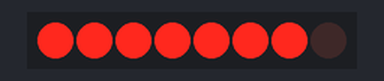
Recording of a sketch running on a simulated Arduino Uno, built with avr-gcc and run on an emulated ATmega328P. Shown: 8 shift-register outputs drawn as a row of LEDs (first output left, lit = HIGH). Wiring (inferred from the names in the program): shift register (74HC595): data pin 4; shift clock pin 3; latch pin 6. Wiring (inferred from the signals the program sends): row of LEDs: on Q0, Q1, Q2, Q3, Q4, Q5, Q6, Q7.

Above: at 0.64 s.
At 6.34 s:
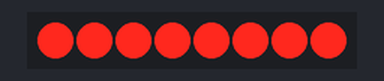
At 9.4 s:
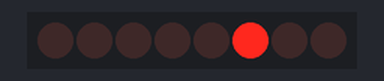
At 20.25 s:
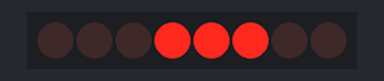
At 28.49 s:
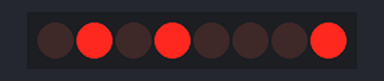
At 37.81 s:
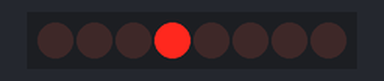
Timing chart, 0 to 40.0 s (numbered marks = the images above):
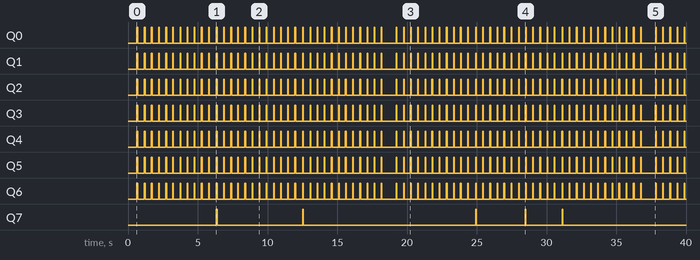

The sketch:

TextAndLines.ino
```cpp
#define PIN_SCE   6
#define PIN_RESET 7
#define PIN_DC    5  // LCD Dat/Com. Pin 5
#define PIN_SDIN  4  // LCD SPIDat . Pin 6
#define PIN_SCLK  3  // LCD SPIClk . Pin 4
                     // LCD Gnd .... Pin 2
                     // LCD Vcc .... Pin 8
                     // LCD Vlcd ... Pin 7

#define LCD_C     LOW
#define LCD_D     HIGH

#define LCD_X     84
#define LCD_Y     48
#define LCD_CMD   0

int a = 0;

static const byte ASCII[][5] =
{
 {0x00, 0x00, 0x00, 0x00, 0x00} // 20
,{0x00, 0x00, 0x5f, 0x00, 0x00} // 21 !
,{0x00, 0x07, 0x00, 0x07, 0x00} // 22 "
,{0x14, 0x7f, 0x14, 0x7f, 0x14} // 23 #
,{0x24, 0x2a, 0x7f, 0x2a, 0x12} // 24 $
,{0x23, 0x13, 0x08, 0x64, 0x62} // 25 %
,{0x36, 0x49, 0x55, 0x22, 0x50} // 26 &
,{0x00, 0x05, 0x03, 0x00, 0x00} // 27 '
,{0x00, 0x1c, 0x22, 0x41, 0x00} // 28 (
,{0x00, 0x41, 0x22, 0x1c, 0x00} // 29 )
,{0x14, 0x08, 0x3e, 0x08, 0x14} // 2a *
,{0x08, 0x08, 0x3e, 0x08, 0x08} // 2b +
,{0x00, 0x50, 0x30, 0x00, 0x00} // 2c ,
,{0x08, 0x08, 0x08, 0x08, 0x08} // 2d -
,{0x00, 0x60, 0x60, 0x00, 0x00} // 2e .
,{0x20, 0x10, 0x08, 0x04, 0x02} // 2f /
,{0x3e, 0x51, 0x49, 0x45, 0x3e} // 30 0
,{0x00, 0x42, 0x7f, 0x40, 0x00} // 31 1
,{0x42, 0x61, 0x51, 0x49, 0x46} // 32 2
,{0x21, 0x41, 0x45, 0x4b, 0x31} // 33 3
,{0x18, 0x14, 0x12, 0x7f, 0x10} // 34 4
,{0x27, 0x45, 0x45, 0x45, 0x39} // 35 5
,{0x3c, 0x4a, 0x49, 0x49, 0x30} // 36 6
,{0x01, 0x71, 0x09, 0x05, 0x03} // 37 7
,{0x36, 0x49, 0x49, 0x49, 0x36} // 38 8
,{0x06, 0x49, 0x49, 0x29, 0x1e} // 39 9
,{0x00, 0x36, 0x36, 0x00, 0x00} // 3a :
,{0x00, 0x56, 0x36, 0x00, 0x00} // 3b ;
,{0x08, 0x14, 0x22, 0x41, 0x00} // 3c <
,{0x14, 0x14, 0x14, 0x14, 0x14} // 3d =
,{0x00, 0x41, 0x22, 0x14, 0x08} // 3e >
,{0x02, 0x01, 0x51, 0x09, 0x06} // 3f ?
,{0x32, 0x49, 0x79, 0x41, 0x3e} // 40 @
,{0x7e, 0x11, 0x11, 0x11, 0x7e} // 41 A
,{0x7f, 0x49, 0x49, 0x49, 0x36} // 42 B
,{0x3e, 0x41, 0x41, 0x41, 0x22} // 43 C
,{0x7f, 0x41, 0x41, 0x22, 0x1c} // 44 D
,{0x7f, 0x49, 0x49, 0x49, 0x41} // 45 E
,{0x7f, 0x09, 0x09, 0x09, 0x01} // 46 F
,{0x3e, 0x41, 0x49, 0x49, 0x7a} // 47 G
,{0x7f, 0x08, 0x08, 0x08, 0x7f} // 48 H
,{0x00, 0x41, 0x7f, 0x41, 0x00} // 49 I
,{0x20, 0x40, 0x41, 0x3f, 0x01} // 4a J
,{0x7f, 0x08, 0x14, 0x22, 0x41} // 4b K
,{0x7f, 0x40, 0x40, 0x40, 0x40} // 4c L
,{0x7f, 0x02, 0x0c, 0x02, 0x7f} // 4d M
,{0x7f, 0x04, 0x08, 0x10, 0x7f} // 4e N
,{0x3e, 0x41, 0x41, 0x41, 0x3e} // 4f O
,{0x7f, 0x09, 0x09, 0x09, 0x06} // 50 P
,{0x3e, 0x41, 0x51, 0x21, 0x5e} // 51 Q
,{0x7f, 0x09, 0x19, 0x29, 0x46} // 52 R
,{0x46, 0x49, 0x49, 0x49, 0x31} // 53 S
,{0x01, 0x01, 0x7f, 0x01, 0x01} // 54 T
,{0x3f, 0x40, 0x40, 0x40, 0x3f} // 55 U
,{0x1f, 0x20, 0x40, 0x20, 0x1f} // 56 V
,{0x3f, 0x40, 0x38, 0x40, 0x3f} // 57 W
,{0x63, 0x14, 0x08, 0x14, 0x63} // 58 X
,{0x07, 0x08, 0x70, 0x08, 0x07} // 59 Y
,{0x61, 0x51, 0x49, 0x45, 0x43} // 5a Z
,{0x00, 0x7f, 0x41, 0x41, 0x00} // 5b [
,{0x02, 0x04, 0x08, 0x10, 0x20} // 5c ¥
,{0x00, 0x41, 0x41, 0x7f, 0x00} // 5d ]
,{0x04, 0x02, 0x01, 0x02, 0x04} // 5e ^
,{0x40, 0x40, 0x40, 0x40, 0x40} // 5f _
,{0x00, 0x01, 0x02, 0x04, 0x00} // 60 `
,{0x20, 0x54, 0x54, 0x54, 0x78} // 61 a
,{0x7f, 0x48, 0x44, 0x44, 0x38} // 62 b
,{0x38, 0x44, 0x44, 0x44, 0x20} // 63 c
,{0x38, 0x44, 0x44, 0x48, 0x7f} // 64 d
,{0x38, 0x54, 0x54, 0x54, 0x18} // 65 e
,{0x08, 0x7e, 0x09, 0x01, 0x02} // 66 f
,{0x0c, 0x52, 0x52, 0x52, 0x3e} // 67 g
,{0x7f, 0x08, 0x04, 0x04, 0x78} // 68 h
,{0x00, 0x44, 0x7d, 0x40, 0x00} // 69 i
,{0x20, 0x40, 0x44, 0x3d, 0x00} // 6a j
,{0x7f, 0x10, 0x28, 0x44, 0x00} // 6b k
,{0x00, 0x41, 0x7f, 0x40, 0x00} // 6c l
,{0x7c, 0x04, 0x18, 0x04, 0x78} // 6d m
,{0x7c, 0x08, 0x04, 0x04, 0x78} // 6e n
,{0x38, 0x44, 0x44, 0x44, 0x38} // 6f o
,{0x7c, 0x14, 0x14, 0x14, 0x08} // 70 p
,{0x08, 0x14, 0x14, 0x18, 0x7c} // 71 q
,{0x7c, 0x08, 0x04, 0x04, 0x08} // 72 r
,{0x48, 0x54, 0x54, 0x54, 0x20} // 73 s
,{0x04, 0x3f, 0x44, 0x40, 0x20} // 74 t
,{0x3c, 0x40, 0x40, 0x20, 0x7c} // 75 u
,{0x1c, 0x20, 0x40, 0x20, 0x1c} // 76 v
,{0x3c, 0x40, 0x30, 0x40, 0x3c} // 77 w
,{0x44, 0x28, 0x10, 0x28, 0x44} // 78 x
,{0x0c, 0x50, 0x50, 0x50, 0x3c} // 79 y
,{0x44, 0x64, 0x54, 0x4c, 0x44} // 7a z
,{0x00, 0x08, 0x36, 0x41, 0x00} // 7b {
,{0x00, 0x00, 0x7f, 0x00, 0x00} // 7c |
,{0x00, 0x41, 0x36, 0x08, 0x00} // 7d }
,{0x10, 0x08, 0x08, 0x10, 0x08} // 7e ←
,{0x00, 0x06, 0x09, 0x09, 0x06} // 7f →
};


void LcdCharacter(char character)
{
  LcdWrite(LCD_D, 0x00);
  for (int index = 0; index < 5; index++)
  {
    LcdWrite(LCD_D, ASCII[character - 0x20][index]);
  }
  LcdWrite(LCD_D, 0x00);
}

void LcdClear(void)
{
  for (int index = 0; index < LCD_X * LCD_Y / 8; index++)
  {
    LcdWrite(LCD_D, 0x00);
  }
}

void LcdInitialise(void)
{
  pinMode(PIN_SCE,   OUTPUT);
  pinMode(PIN_RESET, OUTPUT);
  pinMode(PIN_DC,    OUTPUT);
  pinMode(PIN_SDIN,  OUTPUT);
  pinMode(PIN_SCLK,  OUTPUT);

  digitalWrite(PIN_RESET, LOW);
 // delay(1);
  digitalWrite(PIN_RESET, HIGH);

  LcdWrite( LCD_CMD, 0x21 );  // LCD Extended Commands.
  LcdWrite( LCD_CMD, 0xBf );  // Set LCD Vop (Contrast). //B1
  LcdWrite( LCD_CMD, 0x04 );  // Set Temp coefficent. //0x04
  LcdWrite( LCD_CMD, 0x14 );  // LCD bias mode 1:48. //0x13
  LcdWrite( LCD_CMD, 0x0C );  // LCD in normal mode. 0x0d for inverse
  LcdWrite(LCD_C, 0x20);
  LcdWrite(LCD_C, 0x0C);
}

void LcdString(char *characters)
{
  while (*characters)
  {
    LcdCharacter(*characters++);
  }
}

void LcdWrite(byte dc, byte data)
{
  digitalWrite(PIN_DC, dc);
  digitalWrite(PIN_SCE, LOW);
  shiftOut(PIN_SDIN, PIN_SCLK, MSBFIRST, data);
  digitalWrite(PIN_SCE, HIGH);
}

// gotoXY routine to position cursor
// x - range: 0 to 84
// y - range: 0 to 5

void gotoXY(int x, int y)
{
  LcdWrite( 0, 0x80 | x);  // Column.
  LcdWrite( 0, 0x40 | y);  // Row.

}


void drawLine(void)
{
  unsigned char  j;
   for(j=0; j<84; j++) // top
	{
          gotoXY (j,0);
	  LcdWrite (1,0x01);
  }
  for(j=0; j<84; j++) //Bottom
	{
          gotoXY (j,5);
	  LcdWrite (1,0x80);
  }

  for(j=0; j<6; j++) // Right
	{
          gotoXY (83,j);
	  LcdWrite (1,0xff);
  }
	for(j=0; j<6; j++) // Left
	{
          gotoXY (0,j);
	  LcdWrite (1,0xff);
  }

}


void setup(void)
{

 LcdInitialise();
  LcdClear();

}

void loop(void)
{
  // Display some simple character animation
  //
  int a,b;
  char Str[15];
  // Draw a Box
  for(b=1000; b>0; b--){
  drawLine();
  for(a=0; a<=5 ; a++){
  gotoXY(4,1);
  // Put text in Box
  LcdString ("TestDisplay");
  gotoXY(24,3);
  LcdCharacter('H');
  LcdCharacter('E');
  LcdCharacter('L');
  LcdCharacter('L');
  LcdCharacter('O');
  LcdCharacter(' ');
  LcdCharacter('=');
  // Draw + at this position
  gotoXY(10,3);
  LcdCharacter('=');
  delay(500);
  gotoXY(24,3);
  LcdCharacter('h');
  LcdCharacter('e');
  LcdCharacter('l');
  LcdCharacter('l');
  LcdCharacter('o');
  LcdCharacter(' ');
  LcdCharacter('-');
  // Draw - at this position
  gotoXY(10,3);
  LcdCharacter('-');
  delay(500);
  }
  }
}
```

Measured:
- by itself, Q0–6: moves between LOW and HIGH, repeating every 18.6 s
